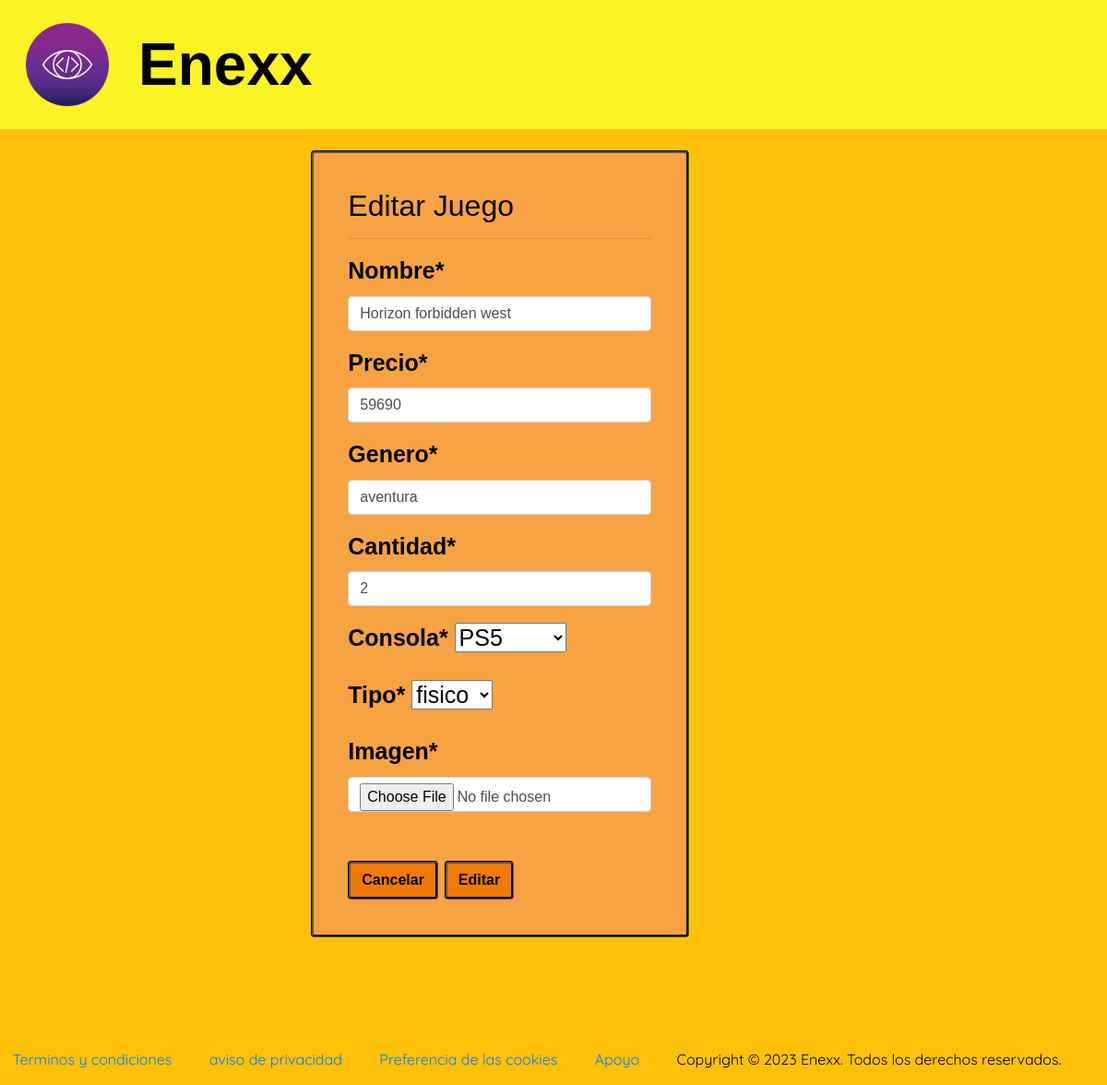
The page /modificarJuego/1 (signed in) on the database its author committed.
### enexx/models.py (models this page shows, shortened)
class Juego(models.Model):
    nombre = models.CharField(max_length=50)
    precio = models.IntegerField()
    genero = models.TextField()
    cantidad = models.IntegerField()
    consola = models.ForeignKey(Consola, on_delete=models.PROTECT)
    tipo = models.ForeignKey(Tipo, on_delete=models.PROTECT, default=50)
    imagen = models.ImageField(upload_to="juegos", null=True)

class Consola(models.Model):
    nombre = models.CharField(max_length=50)
    def __str__(self) -> str:
        return self.nombre

class Tipo(models.Model):
    nombre = models.CharField(max_length=50)
    def __str__(self) -> str:
        return self.nombre

### administrador/views.py (the view, shortened to what this page needs)
# urls.py: path('modificarJuego/<id>', views.modificarJuego, name='modificarJuego'),
@permission_required('enexx.change_juego')
def modificarJuego(request, id):
    juego = get_object_or_404(Juego, id=id)
    data = {
        'form': JuegoForm(instance=juego) #instance es para que se muestren los datos en el formulario
    }
    return render(request, 'administrador/modificarJuego.html', data)

### enexx/forms.py
class JuegoForm(forms.ModelForm):
        nombre = forms.CharField(widget=forms.TextInput(attrs={'class':'form-control'}))
        precio = forms.IntegerField(widget=forms.NumberInput(attrs={'class':'form-control'}))
        genero = forms.CharField(widget=forms.TextInput(attrs={'class':'form-control'}))
        cantidad = forms.IntegerField(widget=forms.NumberInput(attrs={'class':'form-control'}))
        imagen = forms.ImageField(widget=forms.FileInput(attrs={'class':'form-control'}))
        class Meta:
            model = Juego
            fields = ['nombre', 'precio', 'genero', 'cantidad', 'consola', 'tipo', 'imagen']#esto es para que se muestren estos campos en el formulario

### administrador/templates/administrador/modificarJuego.html (shortened to what this page needs)
{% extends "enexx/base.html" %}
{% load crispy_forms_tags %}
{% block contenidoBase %}
<div class="row">
  <div class="col-12 col-md-6 offset-md-3">
    <div class="card contenedorRegistro">
      <div class="card-body">
        <h2>Editar Juego</h2>
        <hr>
        <form action="" method="post" enctype="multipart/form-data">
          {{ form | crispy }}
          <br>
          <input type="reset" value="Cancelar" class="btn boton-reg">
          <input type="submit" value="Editar" class="btn boton-reg">
      </form>
      </div>
    </div>
  </div>
</div>
{% endblock %}

### enexx/static/enexx/css/style.css (style rules this page uses)
.backgroundBody { background-color: #ffc107; }
.contenedorRegistro { display: inline-block; width: auto; height: auto; margin-left: 5%; margin-right: 5%; margin-top: 4%; padding: 3%; align-items: center; font-family: Arial, Helvetica, sans-serif; font-size: 25px; color: black; font-weight: bold; background-color: #f7a343; border: #000; border-style: groove; }
.boton-reg { background-color: #f17908; display: inline-block; color: black; font-weight: bold; border: #000; border-style: groove; }

### enexx/static/enexx/css/menu.css (style rules this page uses)
:root { --fuente: #ffc107; --azul-opacidad: #261b06; --bg-menu: #383838; --bg-body: #C7E1FF; }
* { margin: 0; padding: 0; box-sizing: border-box; }
body { font-family: 'Quicksand', sans-serif; color: var(--fuente); }

### rows shown on the page
Juego: nombre "Horizon forbidden west", precio "59690", genero "aventura", cantidad "2", consola "PS5", tipo "fisico"
